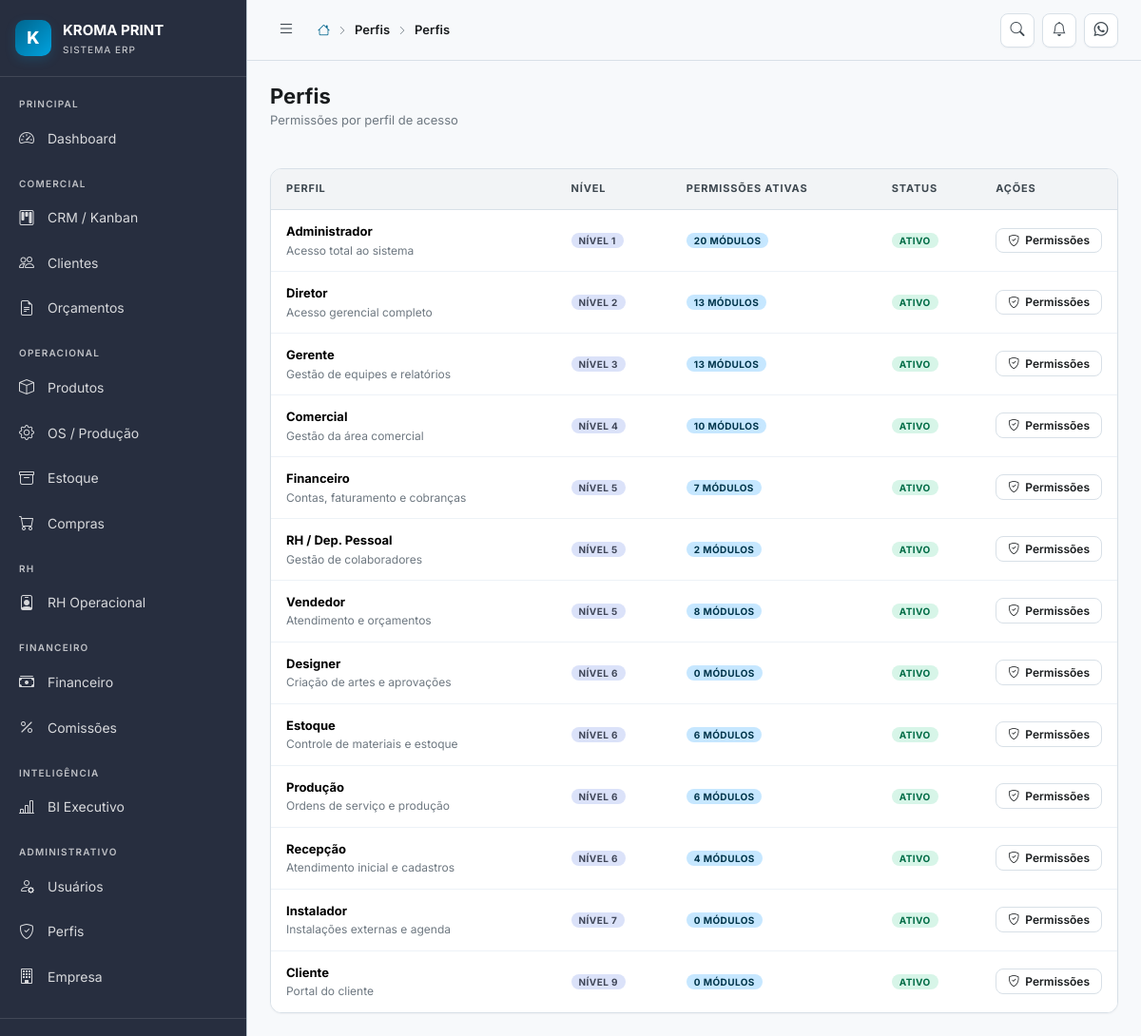
/perfis (signed in), run on the app's committed database.
### tables this page shows
CREATE TABLE IF NOT EXISTS perfis (
    id          INT UNSIGNED AUTO_INCREMENT PRIMARY KEY,
    nome        VARCHAR(50) NOT NULL UNIQUE,
    label       VARCHAR(100) NOT NULL,
    descricao   TEXT,
    nivel       TINYINT DEFAULT 5 COMMENT 'Nível hierárquico: 1=mais alto',
    ativo       TINYINT(1) DEFAULT 1,
    created_at  DATETIME DEFAULT CURRENT_TIMESTAMP
);

### app/Controllers/PerfilController.php (called while the page is built, shortened)
<?php
class PerfilController
{
    public function index(): void
    {
        try {
            $perfis = db()->query(
                "SELECT p.*, COUNT(pm.id) AS total_permissoes
                 FROM perfis p
                 LEFT JOIN permissoes pm ON pm.perfil_id = p.id AND pm.pode_ver = 1
                 GROUP BY p.id
                 ORDER BY p.nivel, p.label"
            )->fetchAll();
        } catch (\Exception $e) {
            $perfis = [];
        }
        $titulo = 'Perfis';
        $subtitulo = 'Permissões por perfil de acesso';
        $breadcrumbs = [['label' => 'Perfis', 'url' => '']];
        require APP_PATH . '/Views/perfis/index.php';
        $content = ob_get_clean();
        require APP_PATH . '/Views/layouts/main.php';
    }
}

### index.php (called while the page is built, shortened)
<?php
require_once CONFIG_PATH . '/database.php';
require_once APP_PATH . '/Services/Router.php';
$router = new App\Services\Router();
$router->dispatch();

### config/database.php (called while the page is built, shortened)
<?php
class Database
{
    private static ?PDO $instance = null;
    public static function getInstance(): PDO
    {
        if (self::$instance === null) {
            try {
                $dsn = sprintf(
                    'mysql:host=%s;port=%s;dbname=%s;charset=%s',
                    DB_HOST, DB_PORT, DB_NAME, DB_CHARSET
                );
                self::$instance = new PDO($dsn, DB_USER, DB_PASS, [
                    PDO::ATTR_ERRMODE            => PDO::ERRMODE_EXCEPTION,
                    PDO::ATTR_DEFAULT_FETCH_MODE => PDO::FETCH_ASSOC,
                    PDO::ATTR_EMULATE_PREPARES   => false,
                    PDO::MYSQL_ATTR_INIT_COMMAND => "SET NAMES utf8mb4 COLLATE utf8mb4_unicode_ci",
                ]);
            } catch (PDOException $e) {
                if (APP_ENV === 'development') {
                    die('Erro de conexão com banco de dados: ' . $e->getMessage());
                } else {
                    die('Erro interno do sistema. Tente novamente mais tarde.');
                }
            }
        }
        return self::$instance;
    }
}
function db(): PDO
{
    return Database::getInstance();
}

### app/Services/Auth.php (called while the page is built, shortened)
<?php
class Auth
{
    public static function perfil(): ?string
    {
        return $_SESSION['usuario']['perfil'] ?? null;
    }
    public static function temPerfil(string|array $perfis): bool
    {
        $perfilAtual = self::perfil();
        if (is_array($perfis)) {
            return in_array($perfilAtual, $perfis);
        }
        return $perfilAtual === $perfis;
    }
    public static function pode(string $permissao): bool
    {
        $permissoes = $_SESSION['permissoes'] ?? [];
        return in_array($permissao, $permissoes) || self::temPerfil('administrador');
    }
}

### app/Views/perfis/index.php (the view)
<div class="table-wrapper">
    <table class="table">
        <thead>
            <tr>
                <th>Perfil</th>
                <th>Nível</th>
                <th>Permissões Ativas</th>
                <th>Status</th>
                <th width="140">Ações</th>
            </tr>
        </thead>
        <tbody>
            <?php foreach ($perfis as $perfil): ?>
            <tr>
                <td>
                    <div style="font-weight:700"><?= htmlspecialchars($perfil['label']) ?></div>
                    <div style="font-size:12px;color:var(--text-muted)"><?= htmlspecialchars($perfil['descricao'] ?? '') ?></div>
                </td>
                <td><span class="badge badge-info">Nível <?= (int)$perfil['nivel'] ?></span></td>
                <td><span class="badge badge-primary"><?= (int)$perfil['total_permissoes'] ?> módulos</span></td>
                <td>
                    <span class="badge <?= $perfil['ativo'] ? 'badge-success' : 'badge-secondary' ?>">
                        <?= $perfil['ativo'] ? 'Ativo' : 'Inativo' ?>
                    </span>
                </td>
                <td>
                    <a class="btn btn-secondary btn-sm" href="<?= APP_URL ?>/perfis/<?= $perfil['id'] ?>/permissoes">
                        <i class="bi bi-shield-check"></i> Permissões
                    </a>
                </td>
            </tr>
            <?php endforeach; ?>
        </tbody>
    </table>
</div>

### app/Services/Router.php (shortened to what this page needs)
<?php
class Router
{
    private array $routes = [];
    private string $basePath = '';
    public function __construct()
    {
        $scriptDir = dirname($_SERVER['SCRIPT_NAME']);
        $this->basePath = rtrim($scriptDir, '/');
    }
    private function addRoute(string $method, string $path, $handler): void
    {
        $this->routes[] = [
            'method'  => $method,
            'path'    => $path,
            'handler' => $handler,
        ];
    }
    public function dispatch(): void
    {
        $method = $_SERVER['REQUEST_METHOD'];
        $uri    = $_SERVER['REQUEST_URI'];
        $uri = '/' . ltrim(substr($uri, strlen($this->basePath)), '/');
        $uri = rtrim($uri, '/') ?: '/';
        foreach ($this->routes as $route) {
            if ($route['method'] !== $method) continue;
            $pattern = $this->pathToRegex($route['path']);
            if (preg_match($pattern, $uri, $matches)) {
                $params = array_filter($matches, 'is_string', ARRAY_FILTER_USE_KEY);
                $this->callHandler($route['handler'], $params);
                return;
            }
        }
    }
    private function pathToRegex(string $path): string
    {
        $pattern = preg_replace('/\/:([^\/]+)/', '/(?P<$1>[^/]+)', $path);
        return '#^' . $pattern . '$#';
    }
    private function callHandler($handler, array $params): void
    {
        if (is_string($handler) && strpos($handler, '@') !== false) {
            [$class, $method] = explode('@', $handler);
            $controller = new $fullClass();
            call_user_func_array([$controller, $method], $params);
            return;
        }
    }
}

### app/Views/layouts/main.php (shortened to what this page needs)
<?php
$titulo     = $titulo ?? 'Dashboard';
$subtitulo  = $subtitulo ?? '';
$breadcrumbs = $breadcrumbs ?? [];
?>
<!DOCTYPE html>
<html lang="pt-BR" data-theme="light">
<head>
    <link rel="stylesheet" href="https://cdn.jsdelivr.net/npm/bootstrap@5.3.2/dist/css/bootstrap.min.css">
    <link rel="stylesheet" href="https://cdn.jsdelivr.net/npm/bootstrap-icons@1.11.3/font/bootstrap-icons.min.css">
    <link rel="stylesheet" href="https://cdn.datatables.net/1.13.7/css/dataTables.bootstrap5.min.css">
    <link rel="stylesheet" href="<?= APP_URL ?>/public/assets/css/kroma.css">
</head>
<body>
<div class="kroma-wrapper">
    <aside class="sidebar" id="sidebar">
        <div class="sidebar-brand">
            <div class="logo-icon">K</div>
            <div>
                <div class="logo-text">KROMA PRINT</div>
                <div class="logo-sub">Sistema ERP</div>
            </div>
        </div>
        <nav class="sidebar-nav" id="sidebarNav">
            <div class="nav-group">
                <div class="nav-group-label">Principal</div>
                <a href="<?= APP_URL ?>/dashboard" class="nav-item" data-tooltip="Dashboard">
                    <i class="bi bi-speedometer2"></i>
                    <span class="nav-label">Dashboard</span>
                </a>
            </div>
            <?php if (Auth::pode('crm') || Auth::pode('clientes') || Auth::pode('orcamentos')): ?>
            <div class="nav-group">
                <div class="nav-group-label">Comercial</div>
                <?php if (Auth::pode('crm')): ?>
                <a href="<?= APP_URL ?>/crm" class="nav-item" data-tooltip="CRM">
                    <i class="bi bi-kanban"></i>
                    <span class="nav-label">CRM / Kanban</span>
                </a>
                <?php endif; ?>
                <?php if (Auth::pode('clientes')): ?>
                <a href="<?= APP_URL ?>/clientes" class="nav-item" data-tooltip="Clientes">
                    <i class="bi bi-people"></i>
                    <span class="nav-label">Clientes</span>
                </a>
                <?php endif; ?>
                <?php if (Auth::pode('orcamentos')): ?>
                <a href="<?= APP_URL ?>/orcamentos" class="nav-item" data-tooltip="Orçamentos">
                    <i class="bi bi-file-earmark-text"></i>
                    <span class="nav-label">Orçamentos</span>
                </a>
                <?php endif; ?>
            </div>
            <?php endif; ?>
            <?php if (Auth::pode('produtos') || Auth::pode('producao') || Auth::pode('estoque') || Auth::pode('compras')): ?>
            <div class="nav-group">
                <div class="nav-group-label">Operacional</div>
                <?php if (Auth::pode('produtos')): ?>
                <a href="<?= APP_URL ?>/produtos" class="nav-item" data-tooltip="Produtos">
                    <i class="bi bi-box"></i>
                    <span class="nav-label">Produtos</span>
                </a>
                <?php endif; ?>
                <?php if (Auth::pode('producao')): ?>
                <a href="<?= APP_URL ?>/producao" class="nav-item" data-tooltip="Produção">
                    <i class="bi bi-gear"></i>
                    <span class="nav-label">OS / Produção</span>
                </a>
                <?php endif; ?>
                <?php if (Auth::pode('estoque')): ?>
                <a href="<?= APP_URL ?>/estoque" class="nav-item" data-tooltip="Estoque">
                    <i class="bi bi-archive"></i>
                    <span class="nav-label">Estoque</span>
                </a>
                <?php endif; ?>
                <?php if (Auth::pode('compras')): ?>
                <a href="<?= APP_URL ?>/compras" class="nav-item" data-tooltip="Compras">
                    <i class="bi bi-cart"></i>
                    <span class="nav-label">Compras</span>
                </a>
                <?php endif; ?>
            </div>
            <?php endif; ?>
            <?php if (Auth::pode('colaboradores') || Auth::pode('equipamentos')): ?>
            <div class="nav-group">
                <div class="nav-group-label">RH</div>
                <a href="<?= APP_URL ?>/rh" class="nav-item" data-tooltip="RH Operacional">
                    <i class="bi bi-person-badge"></i>
                    <span class="nav-label">RH Operacional</span>
                </a>
            </div>
            <?php endif; ?>
            <?php if (Auth::pode('financeiro') || Auth::pode('comissoes')): ?>
            <div class="nav-group">
                <div class="nav-group-label">Financeiro</div>
                <?php if (Auth::pode('financeiro')): ?>
                <a href="<?= APP_URL ?>/financeiro" class="nav-item" data-tooltip="Financeiro">
                    <i class="bi bi-cash-stack"></i>
                    <span class="nav-label">Financeiro</span>
                </a>
                <?php endif; ?>
                <?php if (Auth::pode('comissoes')): ?>
                <a href="<?= APP_URL ?>/comissoes" class="nav-item" data-tooltip="Comissões">
                    <i class="bi bi-percent"></i>
                    <span class="nav-label">Comissões</span>
                </a>
                <?php endif; ?>
            </div>
            <?php endif; ?>
            <?php if (Auth::pode('bi')): ?>
            <div class="nav-group">
                <div class="nav-group-label">Inteligência</div>
                <a href="<?= APP_URL ?>/bi" class="nav-item" data-tooltip="BI Executivo">
                    <i class="bi bi-bar-chart-line"></i>
                    <span class="nav-label">BI Executivo</span>
                </a>
            </div>
            <?php endif; ?>
            <?php if (Auth::pode('usuarios') || Auth::pode('empresa')): ?>
            <div class="nav-group">
                <div class="nav-group-label">Administrativo</div>
                <?php if (Auth::pode('usuarios')): ?>
                <a href="<?= APP_URL ?>/usuarios" class="nav-item" data-tooltip="Usuários">
                    <i class="bi bi-person-gear"></i>
                    <span class="nav-label">Usuários</span>
                </a>
                <a href="<?= APP_URL ?>/perfis" class="nav-item" data-tooltip="Perfis">
                    <i class="bi bi-shield-check"></i>
                    <span class="nav-label">Perfis</span>
                </a>
                <?php endif; ?>
                <?php if (Auth::pode('empresa')): ?>
                <a href="<?= APP_URL ?>/empresa" class="nav-item" data-tooltip="Empresa">
                    <i class="bi bi-building"></i>
                    <span class="nav-label">Empresa</span>
                </a>
                <?php endif; ?>
            </div>
            <?php endif; ?>
        </nav>
        <div class="sidebar-footer">
            <div class="dropdown">
                <div class="sidebar-user" data-bs-toggle="dropdown">
                </div>
            </div>
        </div>
    </aside>
    <div class="main-content" id="mainContent">
        <header class="topbar">
            <button class="topbar-toggle" id="sidebarToggle" aria-label="Menu">
                <i class="bi bi-list"></i>
            </button>
            <div class="topbar-breadcrumb">
                <a href="<?= APP_URL ?>/dashboard"><i class="bi bi-house"></i></a>
                <?php foreach ($breadcrumbs as $crumb): ?>
                    <i class="bi bi-chevron-right" style="font-size:10px"></i>
                    <?php if (!empty($crumb['url'])): ?>
                        <a href="<?= APP_URL . $crumb['url'] ?>"><?= htmlspecialchars($crumb['label']) ?></a>
                    <?php else: ?>
                        <span class="current"><?= htmlspecialchars($crumb['label']) ?></span>
                    <?php endif; ?>
                <?php endforeach; ?>
                <?php if (!empty($breadcrumbs)): ?>
                    <i class="bi bi-chevron-right" style="font-size:10px"></i>
                <?php endif; ?>
                <span class="current"><?= htmlspecialchars($titulo) ?></span>
            </div>
            <div class="topbar-actions">
                <a href="#" class="topbar-btn" data-bs-toggle="tooltip" title="Busca rápida">
                    <i class="bi bi-search"></i>
                </a>
                <a href="#" class="topbar-btn" id="notif-btn">
                    <i class="bi bi-bell"></i>
                </a>
                <a href="#" class="topbar-btn" data-bs-toggle="tooltip" title="WhatsApp">
                    <i class="bi bi-whatsapp"></i>
                </a>
            </div>
        </header>
        <main class="page-content">
            <?php if ($titulo): ?>
            <div class="page-header">
                <div>
                    <h1 class="page-title"><?= htmlspecialchars($titulo) ?></h1>
                    <?php if ($subtitulo): ?>
                    <p class="page-subtitle"><?= htmlspecialchars($subtitulo) ?></p>
                    <?php endif; ?>
                </div>
            </div>
            <?php endif; ?>
            <?= $content ?? '' ?>
        </main>
    </div>
</div>
</body>
</html>

### data on the page
perfis: label "Administrador", descricao "Acesso total ao sistema", nivel "1", total_permissoes "20", ativo "ATIVO"
perfis: label "Diretor", descricao "Acesso gerencial completo", nivel "2", total_permissoes "13", ativo "ATIVO"
perfis: label "Gerente", descricao "Gestão de equipes e relatórios", nivel "3", total_permissoes "13", ativo "ATIVO"
perfis: label "Comercial", descricao "Gestão da área comercial", nivel "4", total_permissoes "10", ativo "ATIVO"
perfis: label "Financeiro", descricao "Contas, faturamento e cobranças", nivel "5", total_permissoes "7", ativo "ATIVO"
perfis: label "RH / Dep. Pessoal", descricao "Gestão de colaboradores", nivel "5", total_permissoes "2", ativo "ATIVO"
perfis: label "Vendedor", descricao "Atendimento e orçamentos", nivel "5", total_permissoes "8", ativo "ATIVO"
perfis: label "Designer", descricao "Criação de artes e aprovações", nivel "6", total_permissoes "0", ativo "ATIVO"
perfis: label "Estoque", descricao "Controle de materiais e estoque", nivel "6", total_permissoes "6", ativo "ATIVO"
perfis: label "Produção", descricao "Ordens de serviço e produção", nivel "6", total_permissoes "6", ativo "ATIVO"
perfis: label "Recepção", descricao "Atendimento inicial e cadastros", nivel "6", total_permissoes "4", ativo "ATIVO"
perfis: label "Instalador", descricao "Instalações externas e agenda", nivel "7", total_permissoes "0", ativo "ATIVO"
perfis: label "Cliente", descricao "Portal do cliente", nivel "9", total_permissoes "0", ativo "ATIVO"

### other printed values
$crumb['label'] "Perfis"
